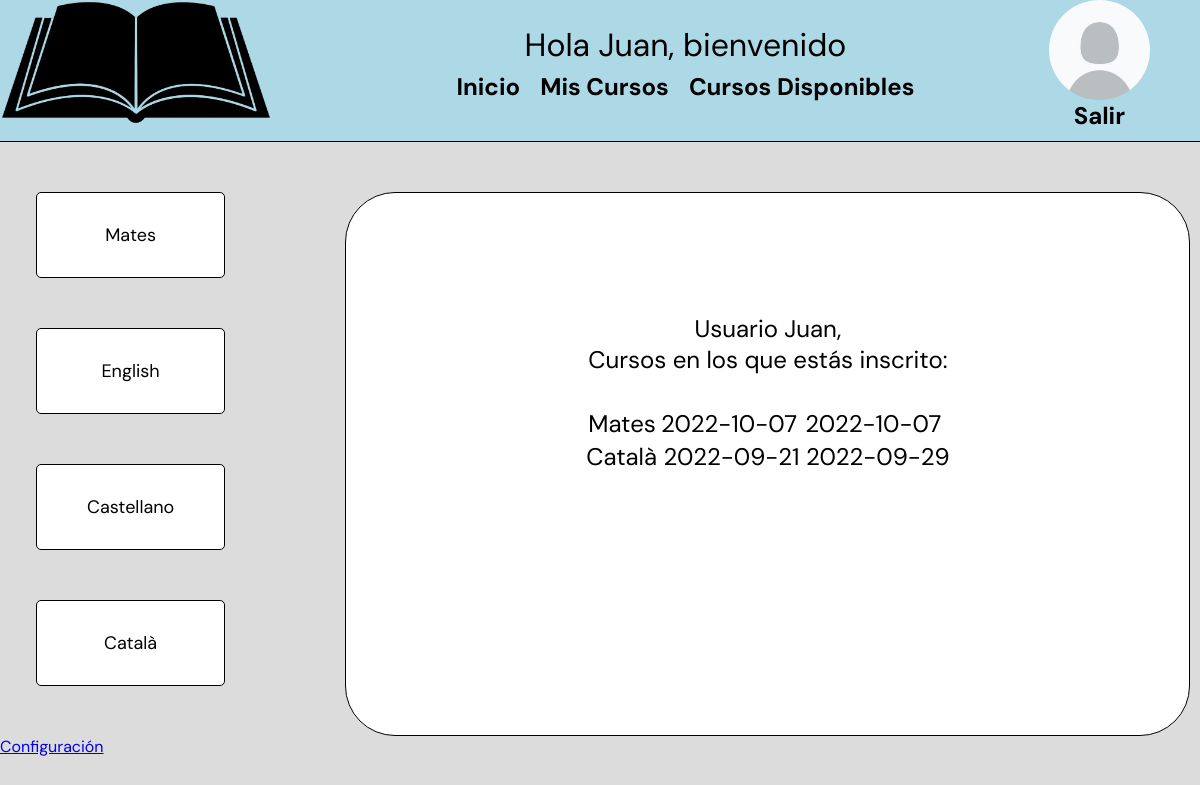
The app's page /index.php (signed in) with its own data.
### tables this page shows
CREATE TABLE `alumnos` (
  `Email` varchar(50) NOT NULL,
  `DNI` varchar(9) NOT NULL,
  `Nom` text NOT NULL,
  `Password` varchar(50) NOT NULL,
  `Cognoms` text NOT NULL,
  `Edat` int(11) NOT NULL,
  `Foto` varchar(100) NOT NULL
);

CREATE TABLE `cursos` (
  `Codi` int(11) NOT NULL,
  `Nom` text NOT NULL,
  `Descripcion` text NOT NULL,
  `Hores` int(11) NOT NULL,
  `Data_inici` date NOT NULL,
  `Data_final` date NOT NULL,
  `Dni_Profesores` varchar(9) DEFAULT NULL,
  `activo` int(11) NOT NULL DEFAULT 1
);

### index.php (the view, shortened to what this page needs)
<!DOCTYPE html>
<html lang="en">
    <head>
        <link href="index.css" rel="stylesheet" type="text/css">
    </head>
    <body>
        <header>
            <div class="div">
                <img src="book-png.png" alt="logo" class="logo" witdth="125px" height="125px">
                <?php
                if(!isset($_SESSION['rol'])){
                    ?>  <div class="headerAll">
                            <a class="header" href="SignInAdmin.php">Inicar Sessión como administrador</a><br>
                            <a class="header" href="SignIn.php">Inicar Sessión como alumno</a><br>
                            <a class="header" href="SignInProfesor.php">Inicar Sessión Como profesor</a><br>
                            <a class="header" href="SignUp.php">Registrarse</a><br>
                            <div class="header2">No has iniciado sessión</div>
                        </div>
                    <?php
                }else if($_SESSION['rol']=='alumno'){
                    $connection= connection();
                    $query= "SELECT Foto FROM alumnos WHERE Email LIKE '".$_SESSION['email']."'";
                    $resultado= mysqli_query($connection, $query);
                    $final= mysqli_fetch_row($resultado);
                    ?>
                    <div class="DivMenu">
                        <div class="inicioSession">Hola <?php echo($_SESSION['NombreHeader'])  ?>, bienvenido</div>
                        <nav>
                            <ul class="generalAll">
                                <li><a href="index.php" class="general">Inicio</a></li>
                                <li><a href="MisCursos.php" class="general">Mis Cursos</a></li>
                                <li><a href="CursosDisponibles.php" class="general">Cursos Disponibles</a></li>
                            </ul>
                        </nav>
                    </div>
                    <div class="headerFinal">
                        <a href="EditarAlumno.php" class="SignOut"><img src="<?php echo ($final[0]) ?>" alt="usuario" class="SignOut" witdth="100px" height="100px"></a>
                        <a href="SignOut.php" class="SignOut">Salir</a>
                    </div>
                    <?php
                }else if($_SESSION['rol']=='profesor'){
                    ?>
                    <div class="DivMenu">
                        <div class="inicioSession">Hola <?php echo($_SESSION['NombreHeader'])  ?>, bienvenido</div>
                        <nav>
                            <ul class="generalAll">
                                <li><a href="index.php" class="general">Inicio</a></li>
                                <li><a href="cursos.php" class="general">Curso</a></li>
                            </ul>
                        </nav>
                    </div>
                    <a href="SignOut.php" class="SignOut">Salir</a>
                    <?php
                }
                ?>
            </div>
        </header>
        <?php
            if(isset($_SESSION['rol'])){
                    ?>
                    <?php
                if($_SESSION['rol']=='alumno'){
                    echo "<div class='profetotal'>";
                    $connection= connection();
                    $sql= "SELECT * FROM cursos";
                    if($result= mysqli_query($connection, $sql)){
                        while($row= $result->fetch_assoc()){
                            $llista[]= $row;
                        }
                        echo "<div class='CursosTotal'>";
                        foreach($llista as $clave => $valor){
                            if($valor['activo']==1){
                                echo "<div class='CursosTotal2'>";
                                    echo $valor['Nom']."<br>";
                                    echo "</div>";
                                }
                            }
                        echo "</div>";
                    }if(!isset($llista)){
                        echo "<META HTTP-EQUIV='REFRESH' CONTENT='0;URL=AdminCurso.php'>";
                    }
                    ?>
                    <div class='cursosProfe'>
                        <p class="texto">Usuario <?php echo($_SESSION['NombreHeader'])  ?>, <br>Cursos en los que estás inscrito:</p>
                        <?php
                        $sql1= "SELECT cursos.Nom, cursos.Data_inici, cursos.Data_final, cursos.activo FROM cursos INNER JOIN matriculas ON cursos.Codi=matriculas.Codi INNER JOIN Alumnos ON matriculas.Email_Alumnos=Alumnos.Email WHERE matriculas.Email_Alumnos LIKE '".$_SESSION['email']."'";
                        if($result1= mysqli_query($connection, $sql1)){
                            while($row1= $result1->fetch_assoc()){
                                $llista1[]= $row1;
                            }
                        }if(!isset($llista1)){
                            echo "<br>NO estás inscrito en ningún curso";
                        }else{
                                echo "<br>";
                                echo "<table class='tabla'>";
                                foreach($llista1 as $clave1 => $valor1){
                                    if($valor1['activo']==1){
                                        echo "<tr class='tabla'>";
                                        echo "<td class='tabla'>".$valor1['Nom']." </td>";
                                        echo "<td class='tabla'>".$valor1['Data_inici']." </td>";
                                        echo "<td class='tabla'>".$valor1['Data_final']."<br></td>";
                                        echo "</tr>";
                                    }
                                echo "</table>";
                            }
                        }
                        echo "</div>";
                        ?>
                    </div>
                    <?php
                }
                    ?>
                    <?php
            }
        ?>
    </body>
    <footer>
        <a href="SignInAdmin.php">Configuración</a>
    </footer>
</html>

### index.css (style rules this page uses)
* { background-color: #dcdcdc; margin: 0; padding: 0; font-family: 'DM Sans', sans-serif; }
div.div { display: flex; padding-bottom: 10px; border-bottom: 1px solid black; margin-bottom: 50px; background-color: lightblue; }
.inicioSession { font-size:xx-large; background-color: lightblue; margin: auto; text-align: center; }
.DivMenu { margin: auto; }
.generalAll { display: flex; justify-content: center; background-color: lightblue; }
.general { text-decoration: none; color: black; font-weight: bolder; font-size: x-large; background-color: lightblue; }
nav { background-color: lightblue; }
nav li { display:inline-block; padding:5px 10px; background-color: lightblue; text-align:center; color:black; }
img.logo { background-color: lightblue; }
.profetotal { display: flex; }
.cursosProfe { background-color: white; border: 1px black solid; padding-left: 20%; padding-right: 20%; padding-top: 10%; padding-bottom: 10%; border-radius: 50px; margin-left: 10%; display: flex; flex-direction: column; position: static; font-size: x-large; }
.CursosTotal2 { background-color: white; border: 1px black solid; padding-left: 50px; padding-top: 30px; padding-right: 50px; padding-bottom: 30px; margin-bottom: 50px; border-radius: 5px; font-size: large; text-align: center; }
.CursosTotal { margin-left: 3%; }
.texto { background-color: white; text-align: center; }
.tabla { background-color: white; }
.SignOut { background-color: lightblue; text-decoration: none; color: black; font-size: x-large; font-weight: bold; position: relative; right: 25px; display: flex; flex-direction: column; justify-content: center; border-radius: 100%; }
.headerFinal { background-color: lightblue; }

### records on screen
alumnos: Foto (picture)
cursos: Nom "Mates", Data_inici "2022-10-07", Data_final "2022-10-07"
cursos: Nom "English"
cursos: Nom "Castellano"
cursos: Nom "Català", Data_inici "2022-09-21", Data_final "2022-09-29"

### other values on screen
$_SESSION['NombreHeader'] "Juan"
